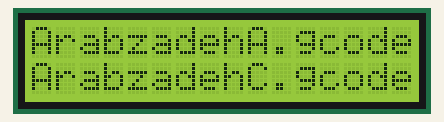
Recording of a sketch running on a simulated Arduino Nano, built with avr-gcc and run on an emulated ATmega328P. On the bench: 16×2 character LCD.

Above: at 0.1 s.
At 1.32 s:
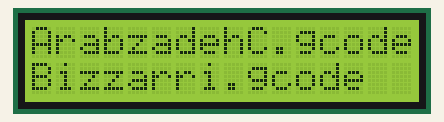
At 4.82 s:
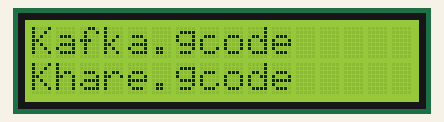
At 8.82 s:
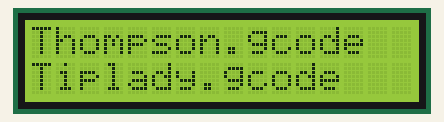
At 12.6 s:
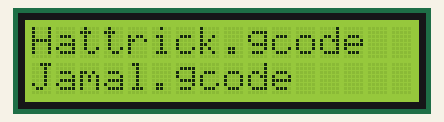
At 16.6 s:
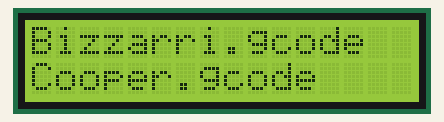

Measured:
- by itself, everything shown: repeats every 15.0 s, in 30 steps
- what the display in image 1 shows lasts 0.5 s, from 1.1 s to 1.6 s

The sketch:

RotaryEncoderAutoScroll.ino
```cpp
// PROJECT  :RotaryEncoderAutoScroll
// PURPOSE  :Simulates auto scrolling of filenames on an LCD (preparing for Rotary Encoder)
// DEVICE   :Arduino + (Adafruit 1447) LCD Appliance
// AUTHOR   :C. D'Arcy (with Max and Rohan input)
// DATE     :2024 03 28
// uC       :328p (Nano)
// COURSE   :ICS3U
// STATUS   :Working
// REFERENCE:https://www.arduino.cc/en/Reference/LiquidCrystal
// REFERENCE:"Hello, World!" Tutorial: https://www.arduino.cc/en/Tutorial/HelloWorld
// REFERENCE:http://darcy.rsgc.on.ca/ACES/TEI3M/2223/images/LCDAnalogMeter2223.png
// REFERENCE:https://www.pjrc.com/teensy/td_libs_TimerOne.html
#include <TimerOne.h>             //support for autoscrolling
#include <LiquidCrystal.h>        //LCD Library...
#define LCD_COLUMNS 16            //Number of columns in Character LCD screen
#define LCD_ROWS    2             //Number of rows on LCD screen

//Pin assignments below are LCD Appliance-compatible
uint8_t EN = 9, RS = 8, D4 = 7, D5 = 6, D6 = 5, D7 = 4;
LiquidCrystal lcd(RS, EN, D4, D5, D6, D7);
#define INTERVAL 500000           // uS

// example of file names that could be read from an SD card...
String files[] = {
  "ArabzadehA.gcode",
  "ArabzadehC.gcode",
  "Bizzarri.gcode",
  "Cooper.gcode",
  "Gunasegaran.gcode",
  "Haick.gcode",
  "Hattrick.gcode",
  "Jamal.gcode",
  "Kafka.gcode",
  "Khare.gcode",
  "Li.gcode",
  "Ling.gcode",
  "Quintas-Tang.gcode",
  "Staznik.gcode",
  "Thompson.gcode",
  "Tiplady.gcode",
  "Zischka.gcode"
};

volatile uint8_t numFiles = 17;       //variables used in an ISR should
volatile boolean triggered = false;   //have the voltaile keyord applied to them
volatile int8_t delta = 1;            //increment (1) or decrement (-1)
uint8_t cursor = 0;                   //index of the current file

void setup() {
  Serial.begin(9600);                 //just in case...
  while(!Serial);                     //wait to establish connection
  lcd.begin(LCD_COLUMNS, LCD_ROWS);   //initialize LCD screen
  updateDisplay(cursor);              //present the top of the list
  delay(500);                         //pause to give time to update LCD
  Timer1.initialize(INTERVAL);        //period between Timer1 interrupts
  Timer1.attachInterrupt(updateCursor); // scroll by one either way
}

void loop() {
  if (triggered) {                    //did a Timer1 interrupt occur?
    triggered = false;                // if so, prepare for the next one...
    updateDisplay(cursor);            //refresh the display...
  }
}
void updateCursor() {
  triggered = true;                   //Timer1 interrupt has occurred
  cursor += delta;                    //change the cursor
  if (cursor == 0 || cursor == numFiles - 2)  //did we reach the first or last element?
    delta = -delta;                   // if so, turn around
}

void updateDisplay(uint8_t c) {
  lcd.clear();                      //erase the LCD screen
  lcd.setCursor(0, 0);              //position display cursor at home
  lcd.print(files[c]);              //provide an instruction on the first line
  lcd.setCursor(0, 1);              //position display cursor at home
  lcd.print(files[c + 1]);          //provide an instruction on the first line
}
```
